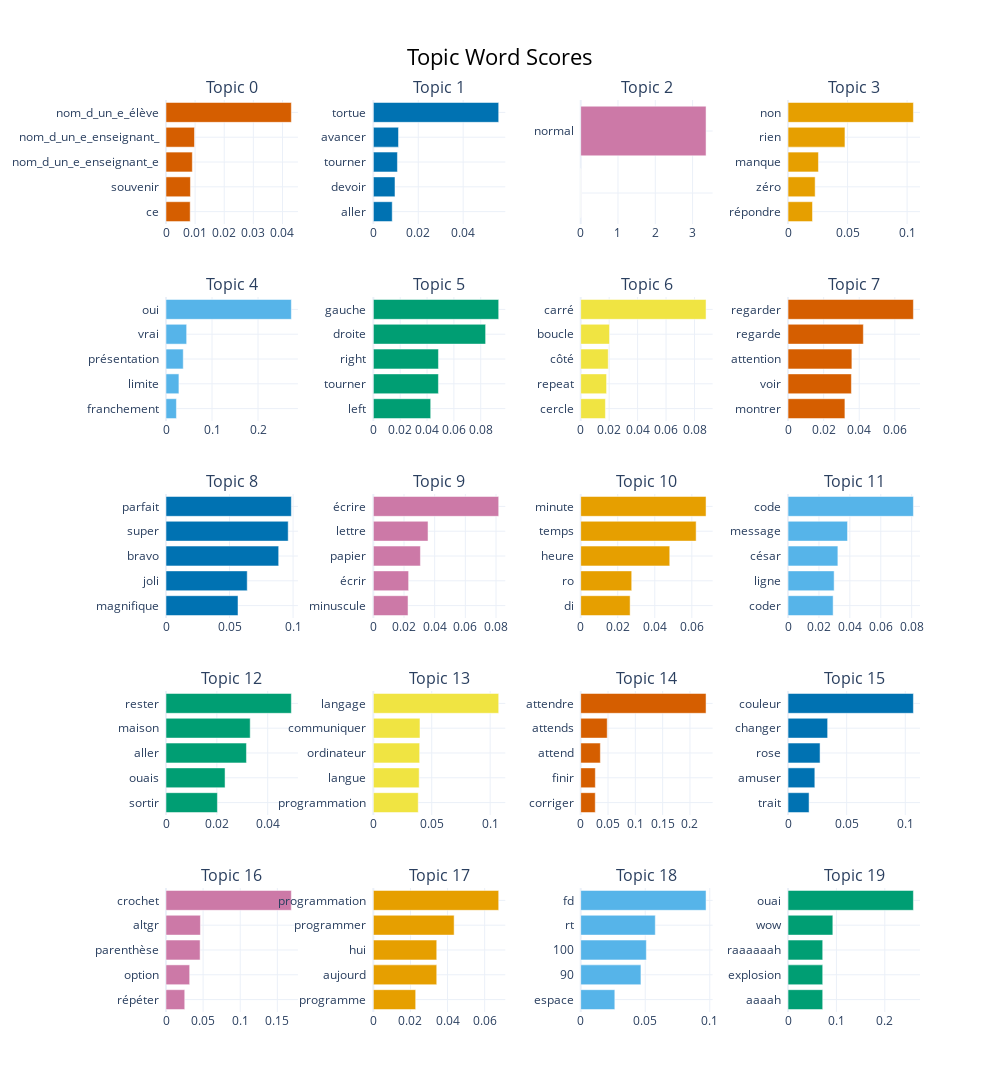

Notebook cell for this chart:
### Code cell
topic_model.visualize_barchart(top_n_topics=20)

### Figure 1 — Plotly figure (JSON) as saved in the notebook; plotly's stock layout.template omitted (floating-point values rounded to 4 significant figures)
{"data": [{"marker": {"color": "#D55E00"}, "orientation": "h", "type": "bar", "x": [0.008308, 0.008389, 0.009042, 0.009784, 0.04305], "xaxis": "x", "y": ["ce  ", "souvenir  ", "nom_d_un_e_enseignant_e  ", "nom_d_un_e_enseignant_  ", "nom_d_un_e_élève  "], "yaxis": "y"}, {"marker": {"color": "#0072B2"}, "orientation": "h", "type": "bar", "x": [0.008406, 0.009637, 0.01072, 0.01121, 0.05583], "xaxis": "x2", "y": ["aller  ", "devoir  ", "tourner  ", "avancer  ", "tortue  "], "yaxis": "y2"}, {"marker": {"color": "#CC79A7"}, "orientation": "h", "type": "bar", "x": [1e-05, 1e-05, 1e-05, 1e-05, 3.361], "xaxis": "x3", "y": ["  ", "  ", "  ", "  ", "normal  "], "yaxis": "y3"}, {"marker": {"color": "#E69F00"}, "orientation": "h", "type": "bar", "x": [0.02052, 0.02276, 0.02553, 0.04779, 0.1053], "xaxis": "x4", "y": ["répondre  ", "zéro  ", "manque  ", "rien  ", "non  "], "yaxis": "y4"}, {"marker": {"color": "#56B4E9"}, "orientation": "h", "type": "bar", "x": [0.02264, 0.02806, 0.03747, 0.04488, 0.2724], "xaxis": "x5", "y": ["franchement  ", "limite  ", "présentation  ", "vrai  ", "oui  "], "yaxis": "y5"}, {"marker": {"color": "#009E73"}, "orientation": "h", "type": "bar", "x": [0.04273, 0.04848, 0.0485, 0.08363, 0.09339], "xaxis": "x6", "y": ["left  ", "tourner  ", "right  ", "droite  ", "gauche  "], "yaxis": "y6"}, {"marker": {"color": "#F0E442"}, "orientation": "h", "type": "bar", "x": [0.01737, 0.01818, 0.01935, 0.02027, 0.08811], "xaxis": "x7", "y": ["cercle  ", "repeat  ", "côté  ", "boucle  ", "carré  "], "yaxis": "y7"}, {"marker": {"color": "#D55E00"}, "orientation": "h", "type": "bar", "x": [0.03195, 0.0356, 0.03587, 0.04232, 0.07044], "xaxis": "x8", "y": ["montrer  ", "voir  ", "attention  ", "regarde  ", "regarder  "], "yaxis": "y8"}, {"marker": {"color": "#0072B2"}, "orientation": "h", "type": "bar", "x": [0.05666, 0.06392, 0.08868, 0.09616, 0.09865], "xaxis": "x9", "y": ["magnifique  ", "joli  ", "bravo  ", "super  ", "parfait  "], "yaxis": "y9"}, {"marker": {"color": "#CC79A7"}, "orientation": "h", "type": "bar", "x": [0.02262, 0.023, 0.0307, 0.03567, 0.08176], "xaxis": "x10", "y": ["minuscule  ", "écrir  ", "papier  ", "lettre  ", "écrire  "], "yaxis": "y10"}, {"marker": {"color": "#E69F00"}, "orientation": "h", "type": "bar", "x": [0.02669, 0.02754, 0.04809, 0.06233, 0.06769], "xaxis": "x11", "y": ["di  ", "ro  ", "heure  ", "temps  ", "minute  "], "yaxis": "y11"}, {"marker": {"color": "#56B4E9"}, "orientation": "h", "type": "bar", "x": [0.02918, 0.02982, 0.03224, 0.03849, 0.08112], "xaxis": "x12", "y": ["coder  ", "ligne  ", "césar  ", "message  ", "code  "], "yaxis": "y12"}, {"marker": {"color": "#009E73"}, "orientation": "h", "type": "bar", "x": [0.02022, 0.02322, 0.03164, 0.03312, 0.04931], "xaxis": "x13", "y": ["sortir  ", "ouais  ", "aller  ", "maison  ", "rester  "], "yaxis": "y13"}, {"marker": {"color": "#F0E442"}, "orientation": "h", "type": "bar", "x": [0.03844, 0.03924, 0.03964, 0.03991, 0.1073], "xaxis": "x14", "y": ["programmation  ", "langue  ", "ordinateur  ", "communiquer  ", "langage  "], "yaxis": "y14"}, {"marker": {"color": "#D55E00"}, "orientation": "h", "type": "bar", "x": [0.02664, 0.0268, 0.03596, 0.04853, 0.2295], "xaxis": "x15", "y": ["corriger  ", "finir  ", "attend  ", "attends  ", "attendre  "], "yaxis": "y15"}, {"marker": {"color": "#0072B2"}, "orientation": "h", "type": "bar", "x": [0.01793, 0.02285, 0.02731, 0.03377, 0.1069], "xaxis": "x16", "y": ["trait  ", "amuser  ", "rose  ", "changer  ", "couleur  "], "yaxis": "y16"}, {"marker": {"color": "#CC79A7"}, "orientation": "h", "type": "bar", "x": [0.02525, 0.03189, 0.04592, 0.04636, 0.1689], "xaxis": "x17", "y": ["répéter  ", "option  ", "parenthèse  ", "altgr  ", "crochet  "], "yaxis": "y17"}, {"marker": {"color": "#E69F00"}, "orientation": "h", "type": "bar", "x": [0.02282, 0.03417, 0.03417, 0.04354, 0.06757], "xaxis": "x18", "y": ["programme  ", "aujourd  ", "hui  ", "programmer  ", "programmation  "], "yaxis": "y18"}, {"marker": {"color": "#56B4E9"}, "orientation": "h", "type": "bar", "x": [0.02644, 0.04668, 0.05087, 0.0578, 0.09713], "xaxis": "x19", "y": ["espace  ", "90  ", "100  ", "rt  ", "fd  "], "yaxis": "y19"}, {"marker": {"color": "#009E73"}, "orientation": "h", "type": "bar", "x": [0.07164, 0.07164, 0.07164, 0.09257, 0.2591], "xaxis": "x20", "y": ["aaaah  ", "explosion  ", "raaaaaah  ", "wow  ", "ouai  "], "yaxis": "y20"}], "layout": {"annotations": [{"font": {"size": 16}, "showarrow": false, "text": "Topic 0", "x": 0.0875, "xanchor": "center", "xref": "paper", "y": 1.0, "yanchor": "bottom", "yref": "paper"}, {"font": {"size": 16}, "showarrow": false, "text": "Topic 1", "x": 0.3625, "xanchor": "center", "xref": "paper", "y": 1.0, "yanchor": "bottom", "yref": "paper"}, {"font": {"size": 16}, "showarrow": false, "text": "Topic 2", "x": 0.6375, "xanchor": "center", "xref": "paper", "y": 1.0, "yanchor": "bottom", "yref": "paper"}, {"font": {"size": 16}, "showarrow": false, "text": "Topic 3", "x": 0.9125, "xanchor": "center", "xref": "paper", "y": 1.0, "yanchor": "bottom", "yref": "paper"}, {"font": {"size": 16}, "showarrow": false, "text": "Topic 4", "x": 0.0875, "xanchor": "center", "xref": "paper", "y": 0.784, "yanchor": "bottom", "yref": "paper"}, {"font": {"size": 16}, "showarrow": false, "text": "Topic 5", "x": 0.3625, "xanchor": "center", "xref": "paper", "y": 0.784, "yanchor": "bottom", "yref": "paper"}, {"font": {"size": 16}, "showarrow": false, "text": "Topic 6", "x": 0.6375, "xanchor": "center", "xref": "paper", "y": 0.784, "yanchor": "bottom", "yref": "paper"}, {"font": {"size": 16}, "showarrow": false, "text": "Topic 7", "x": 0.9125, "xanchor": "center", "xref": "paper", "y": 0.784, "yanchor": "bottom", "yref": "paper"}, {"font": {"size": 16}, "showarrow": false, "text": "Topic 8", "x": 0.0875, "xanchor": "center", "xref": "paper", "y": 0.568, "yanchor": "bottom", "yref": "paper"}, {"font": {"size": 16}, "showarrow": false, "text": "Topic 9", "x": 0.3625, "xanchor": "center", "xref": "paper", "y": 0.568, "yanchor": "bottom", "yref": "paper"}, {"font": {"size": 16}, "showarrow": false, "text": "Topic 10", "x": 0.6375, "xanchor": "center", "xref": "paper", "y": 0.568, "yanchor": "bottom", "yref": "paper"}, {"font": {"size": 16}, "showarrow": false, "text": "Topic 11", "x": 0.9125, "xanchor": "center", "xref": "paper", "y": 0.568, "yanchor": "bottom", "yref": "paper"}, {"font": {"size": 16}, "showarrow": false, "text": "Topic 12", "x": 0.0875, "xanchor": "center", "xref": "paper", "y": 0.352, "yanchor": "bottom", "yref": "paper"}, {"font": {"size": 16}, "showarrow": false, "text": "Topic 13", "x": 0.3625, "xanchor": "center", "xref": "paper", "y": 0.352, "yanchor": "bottom", "yref": "paper"}, {"font": {"size": 16}, "showarrow": false, "text": "Topic 14", "x": 0.6375, "xanchor": "center", "xref": "paper", "y": 0.352, "yanchor": "bottom", "yref": "paper"}, {"font": {"size": 16}, "showarrow": false, "text": "Topic 15", "x": 0.9125, "xanchor": "center", "xref": "paper", "y": 0.352, "yanchor": "bottom", "yref": "paper"}, {"font": {"size": 16}, "showarrow": false, "text": "Topic 16", "x": 0.0875, "xanchor": "center", "xref": "paper", "y": 0.136, "yanchor": "bottom", "yref": "paper"}, {"font": {"size": 16}, "showarrow": false, "text": "Topic 17", "x": 0.3625, "xanchor": "center", "xref": "paper", "y": 0.136, "yanchor": "bottom", "yref": "paper"}, {"font": {"size": 16}, "showarrow": false, "text": "Topic 18", "x": 0.6375, "xanchor": "center", "xref": "paper", "y": 0.136, "yanchor": "bottom", "yref": "paper"}, {"font": {"size": 16}, "showarrow": false, "text": "Topic 19", "x": 0.9125, "xanchor": "center", "xref": "paper", "y": 0.136, "yanchor": "bottom", "yref": "paper"}], "height": 1250, "hoverlabel": {"bgcolor": "white", "font": {"family": "Rockwell", "size": 16}}, "showlegend": false, "title": {"font": {"color": "Black", "size": 22}, "text": "Topic Word Scores", "x": 0.5, "xanchor": "center", "yanchor": "top"}, "width": 1000, "xaxis": {"anchor": "y", "domain": [0, 0.175], "showgrid": true}, "xaxis10": {"anchor": "y10", "domain": [0.275, 0.45], "showgrid": true}, "xaxis11": {"anchor": "y11", "domain": [0.55, 0.725], "showgrid": true}, "xaxis12": {"anchor": "y12", "domain": [0.825, 1], "showgrid": true}, "xaxis13": {"anchor": "y13", "domain": [0, 0.175], "showgrid": true}, "xaxis14": {"anchor": "y14", "domain": [0.275, 0.45], "showgrid": true}, "xaxis15": {"anchor": "y15", "domain": [0.55, 0.725], "showgrid": true}, "xaxis16": {"anchor": "y16", "domain": [0.825, 1], "showgrid": true}, "xaxis17": {"anchor": "y17", "domain": [0, 0.175], "showgrid": true}, "xaxis18": {"anchor": "y18", "domain": [0.275, 0.45], "showgrid": true}, "xaxis19": {"anchor": "y19", "domain": [0.55, 0.725], "showgrid": true}, "xaxis2": {"anchor": "y2", "domain": [0.275, 0.45], "showgrid": true}, "xaxis20": {"anchor": "y20", "domain": [0.825, 1], "showgrid": true}, "xaxis3": {"anchor": "y3", "domain": [0.55, 0.725], "showgrid": true}, "xaxis4": {"anchor": "y4", "domain": [0.825, 1], "showgrid": true}, "xaxis5": {"anchor": "y5", "domain": [0, 0.175], "showgrid": true}, "xaxis6": {"anchor": "y6", "domain": [0.275, 0.45], "showgrid": true}, "xaxis7": {"anchor": "y7", "domain": [0.55, 0.725], "showgrid": true}, "xaxis8": {"anchor": "y8", "domain": [0.825, 1], "showgrid": true}, "xaxis9": {"anchor": "y9", "domain": [0, 0.175], "showgrid": true}, "yaxis": {"anchor": "x", "domain": [0.864, 1.0], "showgrid": true}, "yaxis10": {"anchor": "x10", "domain": [0.432, 0.568], "showgrid": true}, "yaxis11": {"anchor": "x11", "domain": [0.432, 0.568], "showgrid": true}, "yaxis12": {"anchor": "x12", "domain": [0.432, 0.568], "showgrid": true}, "yaxis13": {"anchor": "x13", "domain": [0.216, 0.352], "showgrid": true}, "yaxis14": {"anchor": "x14", "domain": [0.216, 0.352], "showgrid": true}, "yaxis15": {"anchor": "x15", "domain": [0.216, 0.352], "showgrid": true}, "yaxis16": {"anchor": "x16", "domain": [0.216, 0.352], "showgrid": true}, "yaxis17": {"anchor": "x17", "domain": [0, 0.136], "showgrid": true}, "yaxis18": {"anchor": "x18", "domain": [0, 0.136], "showgrid": true}, "yaxis19": {"anchor": "x19", "domain": [0, 0.136], "showgrid": true}, "yaxis2": {"anchor": "x2", "domain": [0.864, 1.0], "showgrid": true}, "yaxis20": {"anchor": "x20", "domain": [0, 0.136], "showgrid": true}, "yaxis3": {"anchor": "x3", "domain": [0.864, 1.0], "showgrid": true}, "yaxis4": {"anchor": "x4", "domain": [0.864, 1.0], "showgrid": true}, "yaxis5": {"anchor": "x5", "domain": [0.648, 0.784], "showgrid": true}, "yaxis6": {"anchor": "x6", "domain": [0.648, 0.784], "showgrid": true}, "yaxis7": {"anchor": "x7", "domain": [0.648, 0.784], "showgrid": true}, "yaxis8": {"anchor": "x8", "domain": [0.648, 0.784], "showgrid": true}, "yaxis9": {"anchor": "x9", "domain": [0.432, 0.568], "showgrid": true}}}
